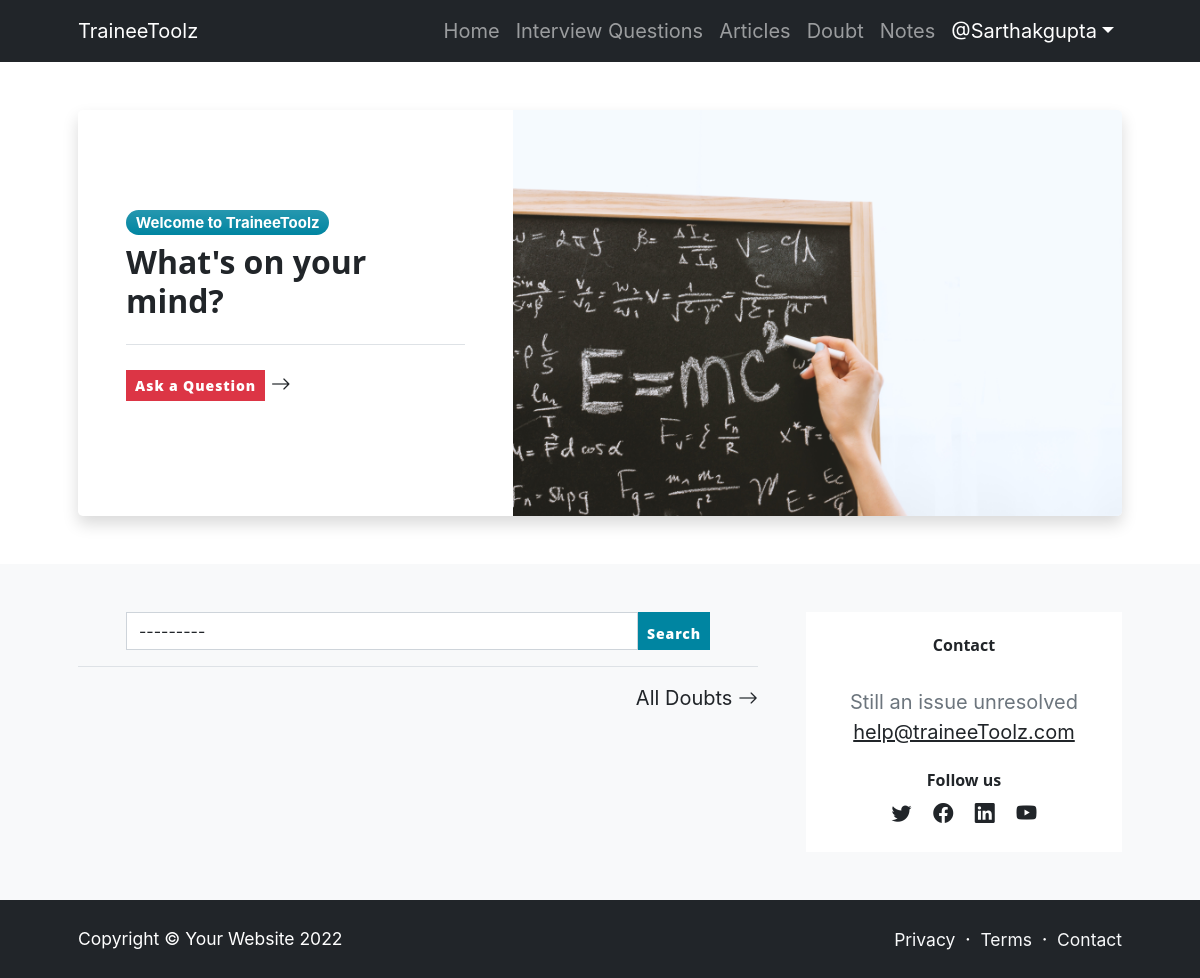
Page /doubt/ (signed in) on the earlier database version.
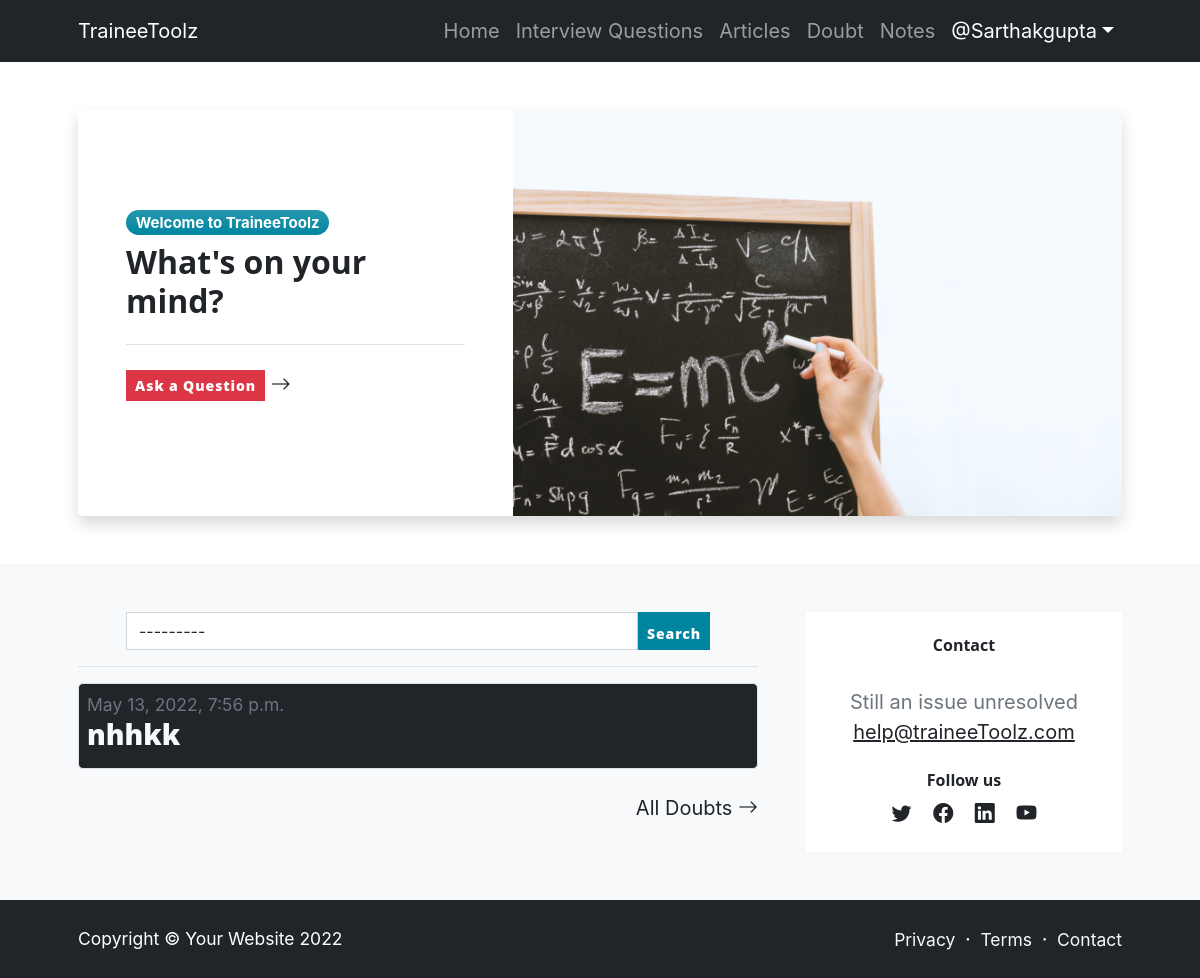
Same page on the later database version.
### doubt/models.py (models this page shows)
class Doubt(models.Model):
    heading = models.CharField(max_length=200,blank=True,null=True)
    ques = models.TextField()
    meta = models.CharField(max_length=100, blank=True , null=True)
    user = models.ForeignKey(User , on_delete=models.CASCADE)
    date = models.DateTimeField(auto_now_add=True , null=True , blank=True)
    comments = models.ManyToManyField('Comment' , blank=True , related_name="comments")
    category = models.ForeignKey(Category , on_delete=models.CASCADE, null=True , blank=True )
    def __str__(self):
        return str(self.ques + ' ' + self.user.username)

### doubt/views.py (the view)
# urls.py: path('', views.index, name='index'),
@login_required(login_url="loginPage")
def index(request):
    doubts = Doubt.objects.all().order_by('-date')
    queryset = DoubtFilter(request.GET, queryset=doubts)
    doubts = queryset.qs
    category = Category.objects.all()
    l1 = []
    for i in range(len(doubts)):
        if i == 3:
            break
        else:
            l1.append(doubts[i])
    print(l1)
    params = {
        'doubts':l1,
        'queryset':queryset,
        'category':category
    }
    print(doubts)
    return render(request ,'doubt/index.html', params)

### question/models.py (called while the page is built)
    def __str__(self):
        return self.name

### templates/doubt/index.html (shortened to what the changed rows need)
<!DOCTYPE html>
<html lang="en">
{% load widget_tweaks%}
    <head>
        <link href="https://cdn.jsdelivr.net/npm/bootstrap-icons@1.5.0/font/bootstrap-icons.css" rel="stylesheet" />
    </head> {% load static %}
    <body class="d-flex flex-column" >
        <main class="flex-shrink-0">
            <section class="py-5 bg-light">
                <div class="container px-5">
                    <div class="row gx-5">
                        <div class="col-xl-8">
                            {% for i in doubts%}
                            <a href="{% url 'doubt' i.id%}">
                                <div class="mb-4 border p-2 bg-dark text-light" style="border-radius:5px;">
                                    <div class="small text-muted">{{i.date}}</div>
                                    <a class="text-light" href="{% url 'doubt' i.id%}"><h3>{{i.heading}}</h3></a>
                                </div>
                            </a>
                            {% endfor %}
                        </div>
                    </div>
                </div>
            </section>
        </main>
    </body>
</html>

Differences in the rows shown:
added Doubt: date "May 13, 2022, 7:56 p.m.", heading "nhhkk"
